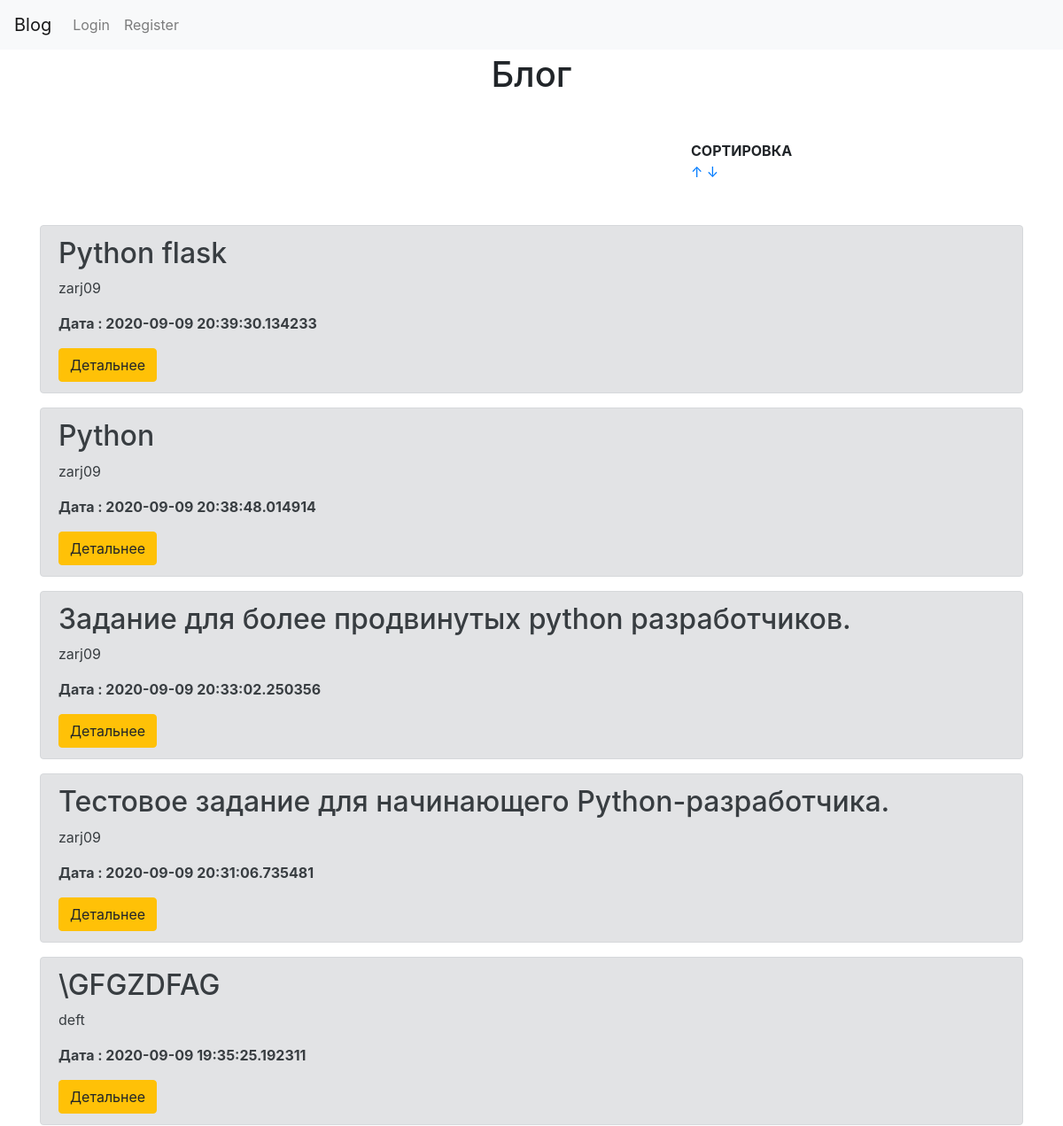
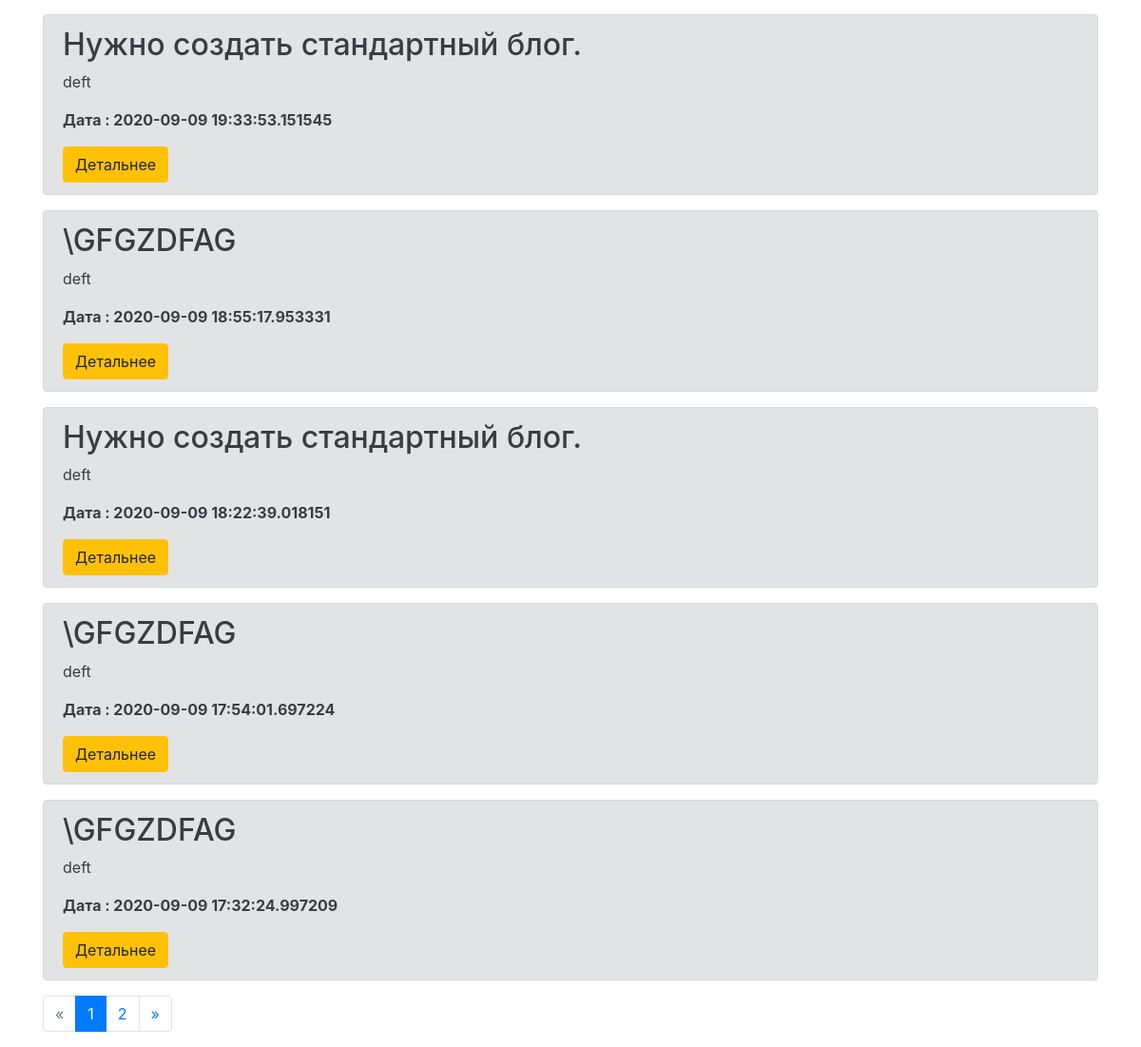
Before: / with the older database file (2 pictures, top to bottom).
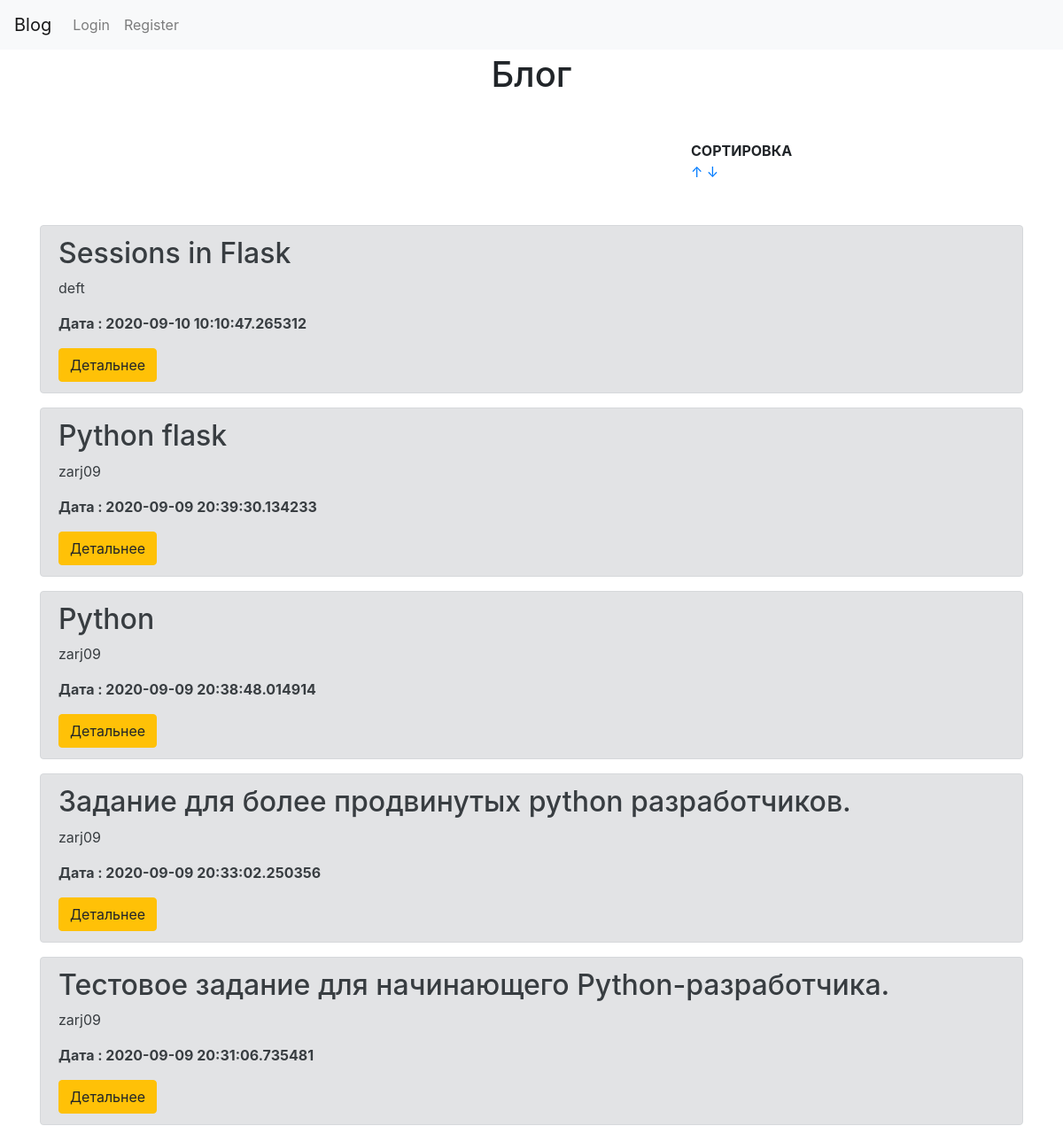
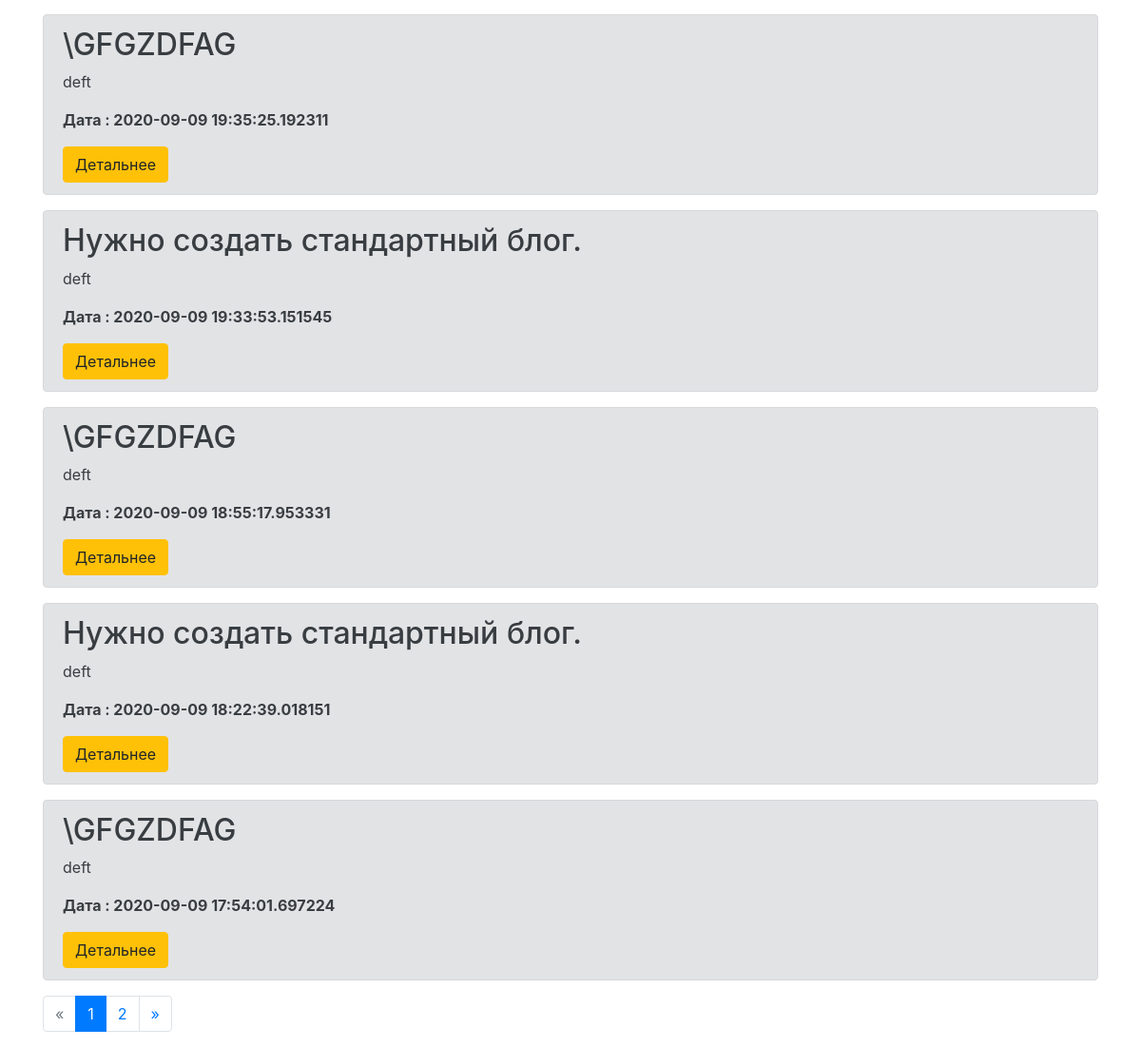
After: the same page with the newer database file (2 pictures, top to bottom).
### app.py (models this page shows, shortened)
class Article(db.Model):
    __tablename__ = 'articl'
    id=db.Column(db.Integer,primary_key=True)
    Authors=db.Column(db.String(50), nullable = False)
    Header=db.Column(db.String(300), nullable = False)
    content = db.Column(db.String(1500), nullable = False)
    img1=db.Column(db.String(248), nullable=True)
    creationData=db.Column(db.DateTime,default=datetime.now())

### app.py (the view)
@app.route('/')
def index():
    order = request.args.get('sort')
    page=request.args.get('page')
    if order is not None:
        if order == '1':
            articles = Article.query.order_by(Article.creationData)
        elif order == '2':
            articles = Article.query.order_by(Article.creationData.desc())
    else:
        articles = Article.query.order_by(Article.creationData.desc())
    if page and page.isdigit():
        page=int(page)
    else:
        page=1
    pages=articles.paginate(page=page,per_page=10)
    return render_template('index.html',articles=articles,pages =pages)

### templates/index.html (shortened to what this page needs)
        {% extends "base.html" %}
        {% block content %}
    <div class="container">
        <h1 class="text-center mt-1"> Блог </h1>
            </div>
    <div class="row" style= margin-top:50px;margin-left:315px>
        <div class="col-md-2 offset-md-6">
            <span><b>СОРТИРОВКА</b></span>
            <a href="/?sort=1">&uarr;</a>
            <a href="/?sort=2">&darr;</a>
        </div>
</div>
<div class="container mt-5">
    {%for art in pages.items%}
    <div class="alert alert-secondary">
        <h2>{{art.Header}}</h2>
        <p>{{ art.Authors}}</p>
        <p><b>Дата : {{art.creationData}}</b></p>
        <a href="/show?id={{ art.id }}"class="btn btn-warning"> Детальнее </a>
    </div>
    {%endfor%}
            <nav aria-label="...">
                <ul class="pagination">
                  <li {%if not pages.prev_num%} class="page-item disabled" {%else%} class="page-item " {%endif%}>
                    <a class="page-link" href='./?page={{pages.prev_num}}' tabindex="-1">«</a>
                  </li>
                  {%for page in pages.iter_pages() %}
                  {%if  page==pages.page%} <li class="page-item active">{%endif%}
                      {%if page %}
                    <a class="page-link" href="./?page={{page}}">{{page}} <span class="sr-only">(current)</span></a>
                  </li>
                  {%else%}
                  <li class="page-item disabled"><a class="page-link" href="">...</a></li>
                  {%endif%}
                  {% endfor %}
                  <li {%if not pages.next_num%} class="page-item disabled" {%else%} class="page-item " {%endif%}>
                      <a class="page-link" href="./?page={{pages.next_num}}">»</a>
                  </li>
              </ul>
              </nav>        </div>
{% endblock %}

Changed rows visible on the page:
no longer on this page (row unchanged): Article: Header "\\GFGZDFAG", Authors "deft", creationData "2020-09-09 17:32:24.997209"
added Article: Header "Sessions in Flask", Authors "deft", creationData "2020-09-10 10:10:47.265312"
